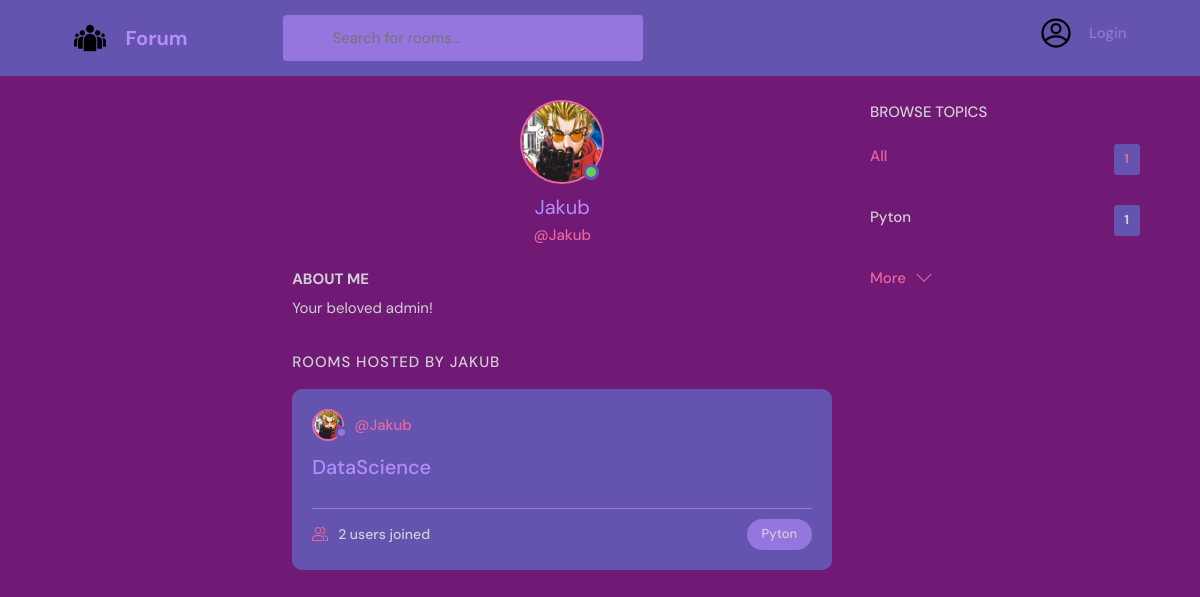
/profile/1/, run on an earlier commit of the app's database.
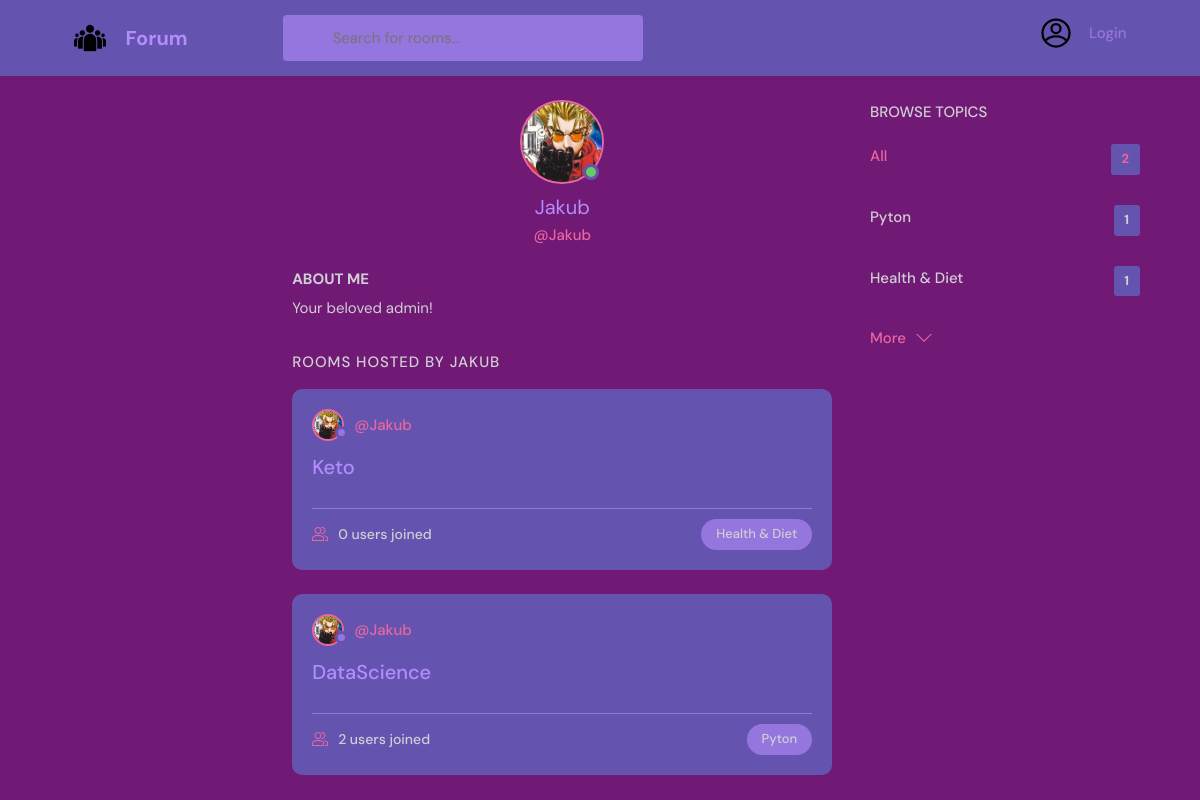
And on a later commit of the database.
### base/models.py (models this page shows, shortened)
class User(AbstractUser):
    name = models.CharField(max_length=200,null=True)
    email=models.EmailField(unique=True, null=True)
    bio=models.TextField(null=True)
    avatar = models.ImageField(null=True,default='avatar.svg')
    USERNAME_FIELD = 'email'
    REQUIRED_FIELDS = []

class Room(models.Model):
    host = models.ForeignKey(User, on_delete=models.SET_NULL, null=True)
    topic = models.ForeignKey(Topic, on_delete=models.SET_NULL, null=True)
    name = models.CharField(max_length=150)
    description = models.TextField(null=True, blank=True)  # default jest false i by errory wywalalo jakby puste bylo
    participants = models.ManyToManyField(User, related_name="Users", blank=True)
    updated = models.DateTimeField(auto_now=True)  # kiedy bedzie save method uzyta to sie odpali
    created = models.DateTimeField(auto_now_add=True)
    class Meta:
        ordering = ["-updated", '-created']

class Topic(models.Model):
    name = models.CharField(max_length=150)

### base/views.py (the view)
# urls.py: path('profile/<str:pk>/',views.userProfile,name="user-profile"),
def userProfile(request, pk):
    user = User.objects.get(id=pk)
    rooms = user.room_set.all()
    room_message = user.message_set.all()
    topics = Topic.objects.all()
    context = {'user': user, 'rooms': rooms, 'room_message': room_message, 'topics': topics}
    return render(request, 'base/profile.html', context)

### base/templates/base/profile.html (shortened to what this page needs)
{% extends 'main.html' %}
{% block content %}
  <main class="profile-page layout layout--3">
    <div class="container">
      <div class="roomList">
        <div class="profile">
          <div class="profile__avatar">
            <div class="avatar avatar--large active">
              {% if request.FILES.profile_image %}
              <img src="{{ request.FILES.profile_image.url }}" />
              {% else %}
              <img src="{{user.avatar.url}}" />
              {% endif %}
            </div>
          </div>
          <div class="profile__info">
            <h3>{{ user.username }}</h3>
            <p>@{{ user.username }}</p>
          </div>
          <div class="profile__about">
            <h3>about me</h3>
            <p>
              {{ user.bio }}
            </p>
          </div>
        </div>
        <div class="roomList__header">
          <div>
            <h2>Rooms hosted by {{ user.username }}</a>
            </h2>
          </div>
        </div>
        {% include 'base/feed_component.html' %}
      </div>
      {% include 'base/topics_component.html' %}
    </div>
  </main>
{% endblock content %}

### templates/main.HTML (shortened to what this page needs)
    <!DOCTYPE html>
{% load static %}
<html lang="en">
  <head>
    <link rel="stylesheet" href="{% static 'styles/style.css' %}" />
  </head>
  <body>
    {% include 'navbar.html'  %}
    {% block content %}
    {% endblock %}
  </body>
</html>

### templates/navbar.html (shortened to what this page needs)
{% load static %}
<header class="header header--loggedIn">
      <div class="container">
        <a href="{% url 'home' %}" class="header__logo">
          <img src="{% static 'images/logo.ico' %}" />
          <h1>Forum</h1>
        </a>
        <form class="header__search" method="GET" action="{% url 'home' %}">
          <label>
            <input name="q" placeholder="Search for rooms..." />
          </label>
        </form>
        <nav class="header__menu">
          {% if request.user.is_authenticated %}
          <div class="header__user">
            <a href="{% url 'update-user' %}">
              <div class="avatar avatar--medium active">
                <img src="{{request.user.avatar.url}}" />
              </div>
              <p>{{request.user.username}} <span>{{request.user.username}}</span></p>
            </a>
            <button class="dropdown-button">
              <svg version="1.1" xmlns="http://www.w3.org/2000/svg" width="32" height="32" viewBox="0 0 32 32">
                <title>chevron-down</title>
                <path d="M16 21l-13-13h-3l16 16 16-16h-3l-13 13z"></path>
              </svg>
            </button>
          </div>
          {% else %}
          <a href="{% url 'login' %}">
            <img src="{% static 'images/avatar.svg' %}" />
            <p>Login</p>
          </a>
              {% endif %}
        </nav>
      </div>
    </header>

### base/templates/base/feed_component.html (shortened to what this page needs)
{% for room in rooms %}
<div class="roomListRoom">
            <div class="roomListRoom__header">
              <a href="{% url 'user-profile' room.host.id %}" class="roomListRoom__author">
                <div class="avatar avatar--small">
                  <img src="{{room.host.avatar.url}}" />
                </div>
                <span>@{{room.host.username}}</span>
              </a>
            </div>
            <div class="roomListRoom__content">
              <a href="{% url 'room' room.id%}">{{room.name}}</a>
            </div>
            <div class="roomListRoom__meta">
              <a href="{% url 'room' room.id%}" class="roomListRoom__joined">
                  {{room.participants.all.count}} users joined
              </a>
              <p class="roomListRoom__topic">{{room.topic.name}}</p>
            </div>
</div>
{% endfor %}

### base/templates/base/topics_component.html
<div class="topics">
          <div class="topics__header">
            <h2>Browse Topics</h2>
          </div>
          <ul class="topics__list">
            <li>
              <a href="{% url 'home' %}" class="active">All <span>{{topics.count}}</span></a>
            </li>
              {% for topic in topics %}
                <li>
              <a href="{% url 'home' %}?q={{topic.name}}">{{topic.name}} <span>{{topic.room_set.all.count}}</span></a>
                </li>
            {% endfor %}
          </ul>
          <a class="btn btn--link" href="{% url 'home' %}">
            More
            <svg version="1.1" xmlns="http://www.w3.org/2000/svg" width="32" height="32" viewBox="0 0 32 32">
              <title>chevron-down</title>
              <path d="M16 21l-13-13h-3l16 16 16-16h-3l-13 13z"></path>
            </svg>
          </a>
        </div>

What changed in the data, as far as the page shows it:
added Room: host.avatar (picture), host.username "Jakub", name "Keto", participants.all.count "0", topic.name "Health & Diet"
added Topic: name "Health & Diet", room_set.all.count "1"
Also different on the page:
{{ topics.count }}: "1" → "2"
